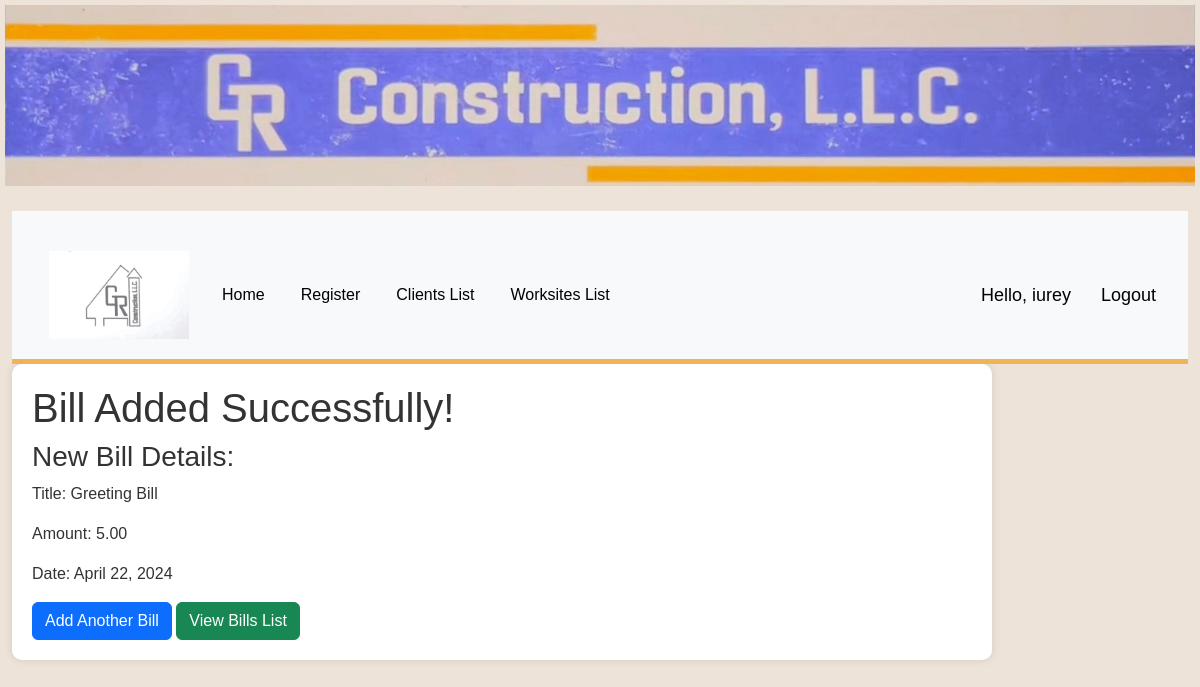
Page /worksites/1/bill-added/ (signed in) on the earlier database version.
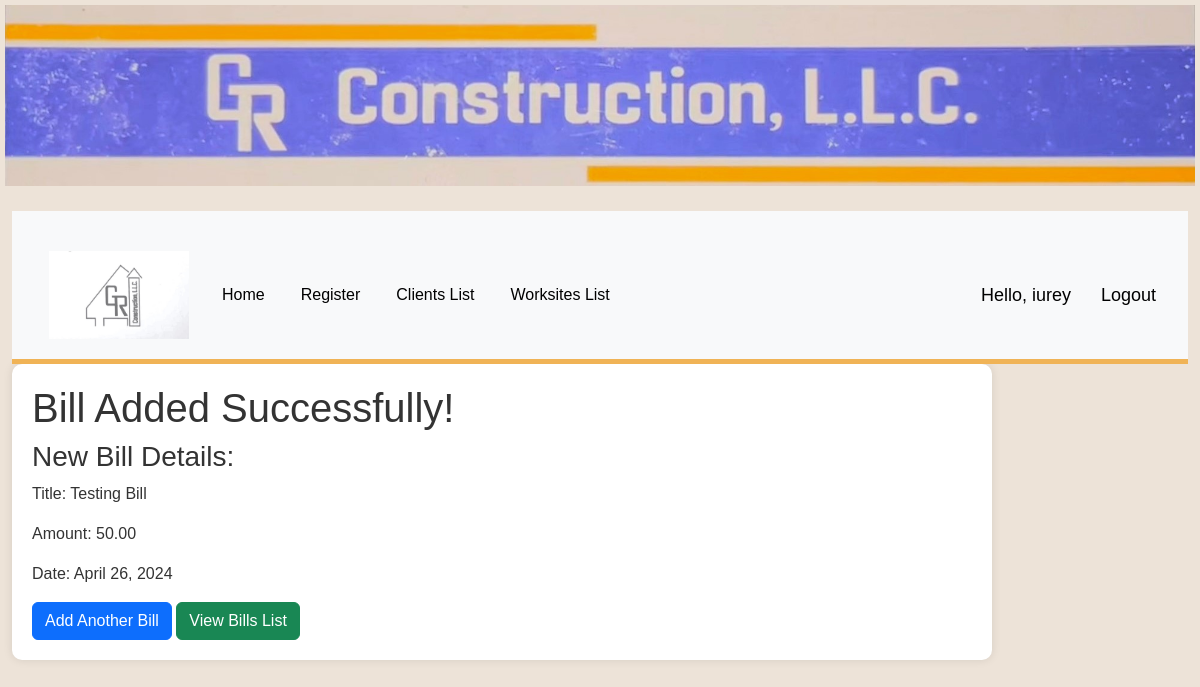
Same page on the later database version.
### gr_construction_web/models.py (models this page shows, shortened)
class Bill(models.Model):
    title = models.CharField(max_length=200)
    amount = models.DecimalField(max_digits=10, decimal_places=2)
    worksite = models.ForeignKey(WorkSite, on_delete=models.CASCADE, related_name='bills', null=True)
    date = models.DateField(_("Date"), default=date.today)

### gr_construction_web/views.py (the view)
# urls.py: path('worksites/<int:worksite_id>/bill-added/', views.bill_added, name='bill-added'),
@login_required(login_url='login')
def bill_added(request, worksite_id):
    new_bill = Bill.objects.filter(worksite_id=worksite_id).latest('id')
    return render(request, 'gr_construction_web/bill_added.html', {'worksite_id': worksite_id, 'new_bill': new_bill})

### gr_construction_web/templates/gr_construction_web/bill_added.html (shortened to what this page needs)
{% extends "gr_construction_web/base_template.html" %}
{% block content %}
<!DOCTYPE html>
<html lang="en">
<head>
</head>
<body>
    <h1>Bill Added Successfully!</h1>
    <h3>New Bill Details:</h3>
    <p>Title: {{ new_bill.title }}</p>
    <p>Amount: {{ new_bill.amount }}</p>
    <p>Date: {{ new_bill.date }}</p>
    <a href="{% url 'add-bill' worksite_id=worksite_id %}" class="btn btn-primary">Add Another Bill</a>
    <a href="{% url 'bill-list' worksite_id=worksite_id %}" class="btn btn-success">View Bills List</a>
</body>
</html>
{% endblock %}

Differences in the rows shown:
no longer on this page (row unchanged): Bill: title "Greeting Bill", amount "5.00", date "April 22, 2024"
added Bill: title "Testing Bill", amount "50.00", date "April 26, 2024"
